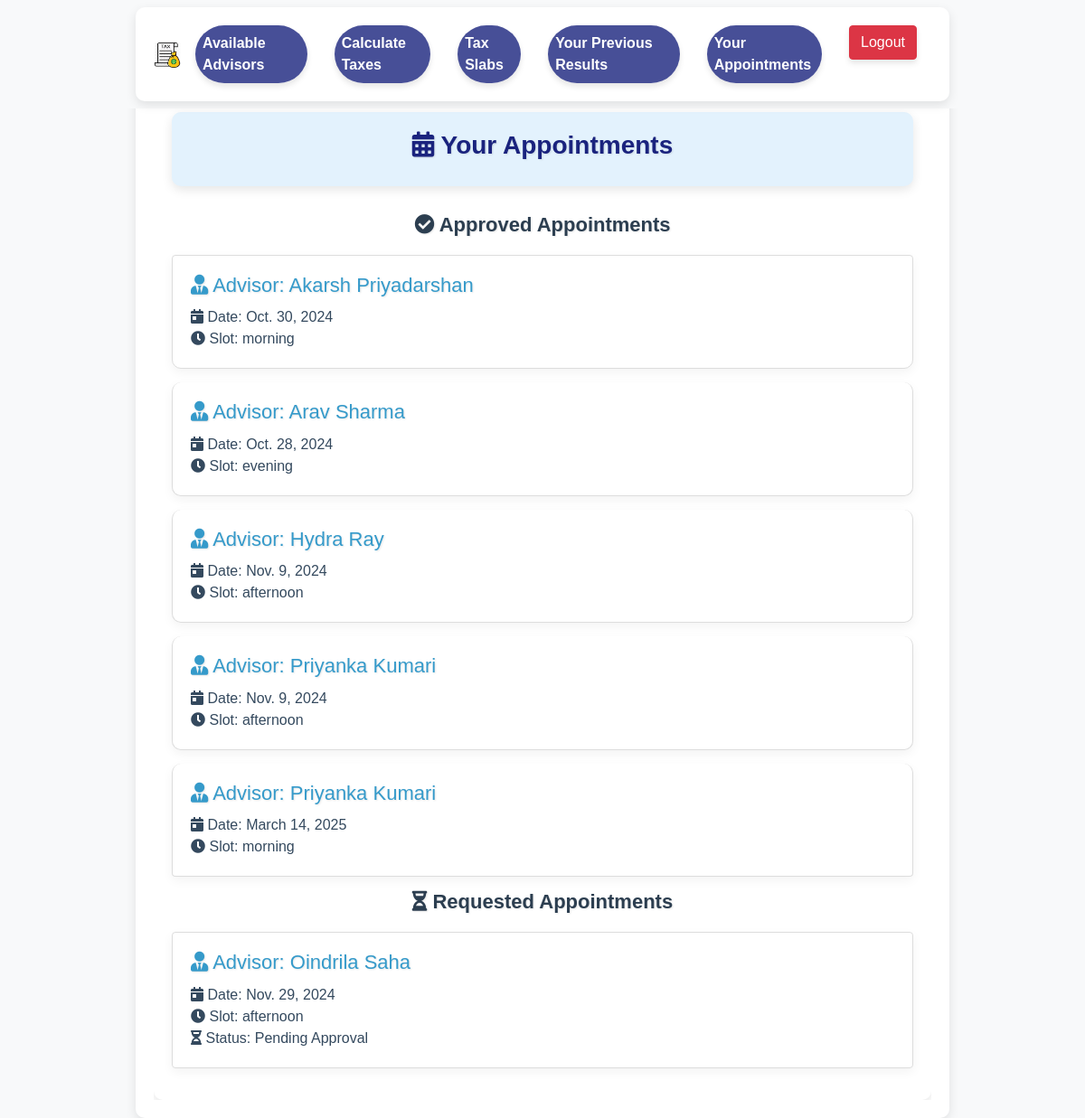
Before: /user-appointments/ (signed in) with the older database file.
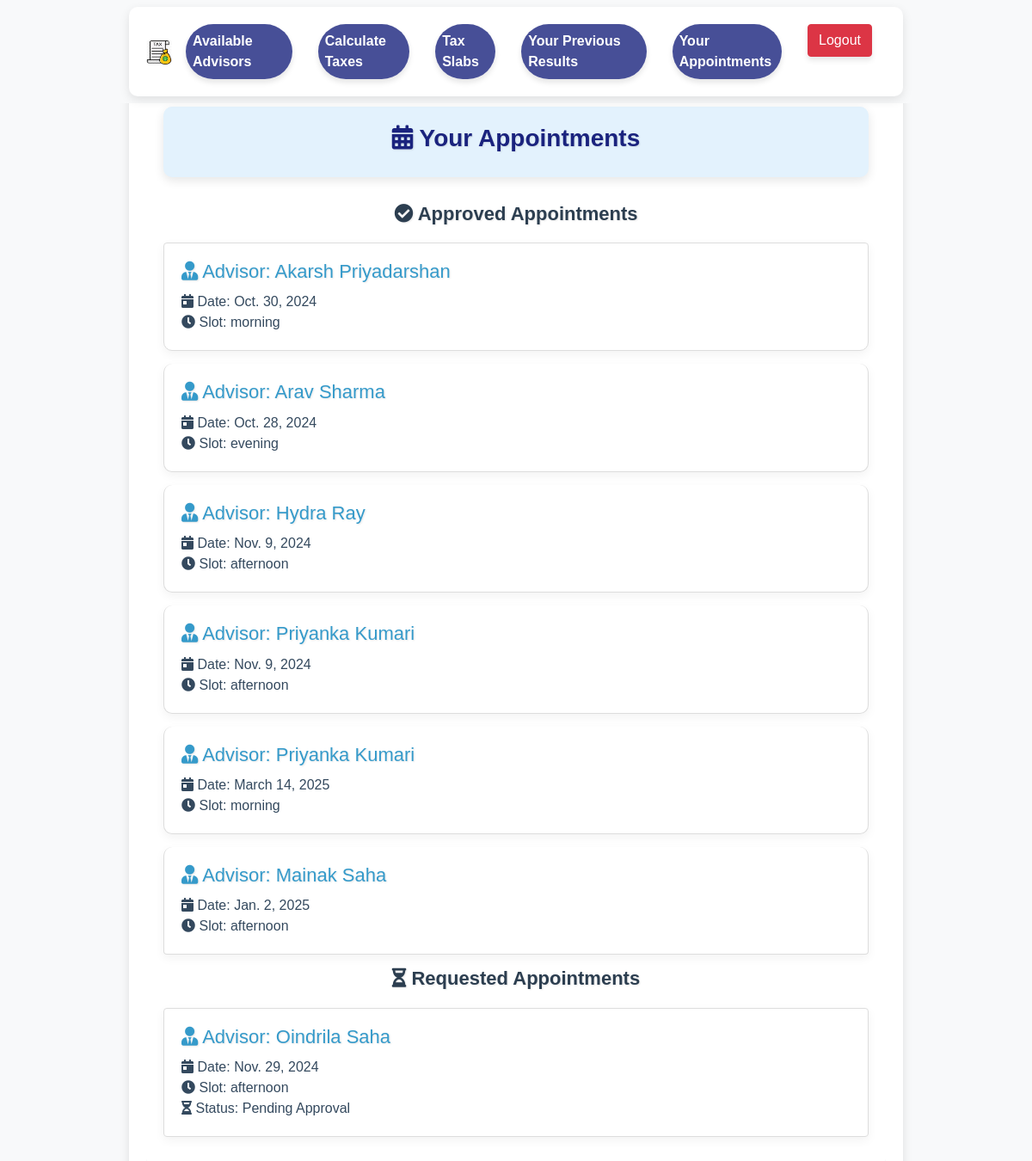
After: the same page with the newer database file.
### advisor/models.py (models this page shows, shortened)
class UserRequest(models.Model):
    user = models.ForeignKey(User, on_delete=models.CASCADE, related_name="requests")
    tax_advisor = models.ForeignKey(User, on_delete=models.CASCADE, related_name="advisor_requests")
    first_name = models.CharField(max_length=150)
    last_name = models.CharField(max_length=150)
    email = models.EmailField()
    approved = models.BooleanField(default=False)
    rejected = models.BooleanField(default=False)
    slot = models.CharField(max_length=100, null=True)  # Store the time slot as a string (can use choices)
    date = models.DateField(null=True)  # Store the appointment date

### base/views.py (the view)
# urls.py: path('user-appointments/', user_appointments_view, name='user_appointments'),
def user_appointments_view(request):
    user = request.user
    approved_appointments = UserRequest.objects.filter(user=user, approved=True)
    requested_appointments = UserRequest.objects.filter(user=user, approved=False, rejected=False)
    context = {
        'approved_appointments': approved_appointments,
        'requested_appointments': requested_appointments,
    }
    return render(request, 'base/user_appointments.html', context)

### accounts/context_processor.py (called while the page is built)
def user_groups(request):
    user = request.user
    return {
        'is_admin': user.is_authenticated and user.is_superuser,
        'is_taxadvisor': user.is_authenticated and user.groups.filter(name='Tax Advisor').exists(),
        'is_indivual_user': user.is_authenticated and user.groups.filter(name='Individual User').exists(),
    }

### base/templates/base/user_appointments.html (shortened to what this page needs)
{% extends 'base.html' %}
{% block individual_style %}
<link rel="stylesheet" href="https://maxcdn.bootstrapcdn.com/bootstrap/4.5.2/css/bootstrap.min.css">
<link rel="stylesheet" href="https://cdnjs.cloudflare.com/ajax/libs/font-awesome/5.15.3/css/all.min.css">
{% endblock %}
{% block content %}
<div class="content-wrapper">
<div class="container">
<div class="main-heading">
<h2><i class="fas fa-calendar-alt"></i> Your Appointments</h2>
</div>
<h2 class="sub-heading"><i class="fas fa-check-circle"></i> Approved Appointments</h2>
<div class="list-group">
               {% if approved_appointments %}
                   {% for appointment in approved_appointments %}
<div class="list-group-item">
<h5><i class="fas fa-user-tie"></i> <span class="advisor-label">Advisor:</span> {{ appointment.tax_advisor.get_full_name }}</h5>
<p>
<i class="fas fa-calendar-day"></i> Date: {{ appointment.date }}<br>
<i class="fas fa-clock"></i> Slot: {{ appointment.slot }}<br>
</p>
</div>
                   {% endfor %}
               {% else %}
<div class="alert alert-info">
<i class="fas fa-info-circle"></i> You have no approved appointments.
</div>
               {% endif %}
</div>
<h2 class="sub-heading"><i class="fas fa-hourglass-half"></i> Requested Appointments</h2>
<div class="list-group">
               {% if requested_appointments %}
                   {% for appointment in requested_appointments %}
<div class="list-group-item">
<h5><i class="fas fa-user-tie"></i> <span class="advisor-label">Advisor:</span> {{ appointment.tax_advisor.get_full_name }}</h5>
<p>
<i class="fas fa-calendar-day"></i> Date: {{ appointment.date }}<br>
<i class="fas fa-clock"></i> Slot: {{ appointment.slot }}<br>
<i class="fas fa-hourglass-half"></i> Status: Pending Approval<br>
</p>
</div>
                   {% endfor %}
               {% else %}
<div class="alert alert-info">
<i class="fas fa-info-circle"></i> You have no pending appointment requests.
</div>
               {% endif %}
</div>
</div>
</div>
{% endblock %}

Changed rows visible on the page:
added UserRequest: tax_advisor.get_full_name "Mainak Saha", date "Jan. 2, 2025", slot "afternoon", shown under "Approved Appointments"
